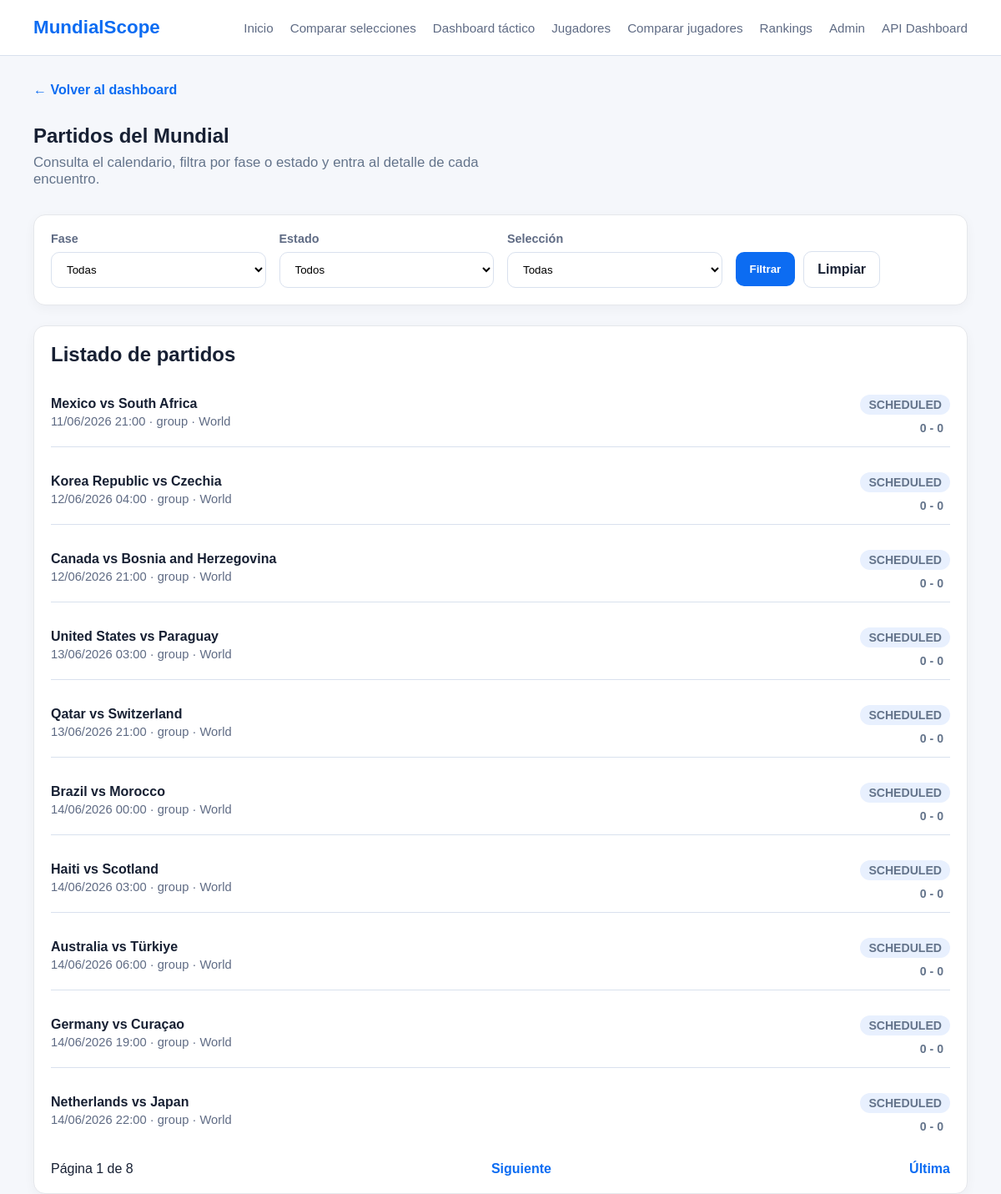
Page /matches/list/ on the committed database.
### matches/models.py (models this page shows, shortened)
class Match(models.Model):
    class Stage(models.TextChoices):
        GROUP = "group", "Group Stage"
        ROUND_OF_32 = "round_32", "Round of 32"
        ROUND_OF_16 = "round_16", "Round of 16"
        QUARTERFINAL = "quarterfinal", "Quarterfinal"
        SEMIFINAL = "semifinal", "Semifinal"
        THIRD_PLACE = "third_place", "Third Place"
        FINAL = "final", "Final"
    class Status(models.TextChoices):
        SCHEDULED = "scheduled", "Scheduled"
        LIVE = "live", "Live"
        FINISHED = "finished", "Finished"
        POSTPONED = "postponed", "Postponed"
        CANCELLED = "cancelled", "Cancelled"
    tournament = models.ForeignKey(
        "matches.Tournament",
        on_delete=models.CASCADE,
        related_name="matches",
    )
    home_team = models.ForeignKey(
        "teams.Team",
        on_delete=models.CASCADE,
        related_name="home_matches",
    )
    away_team = models.ForeignKey(
        "teams.Team",
        on_delete=models.CASCADE,
        related_name="away_matches",
    )
    stage = models.CharField(max_length=20, choices=Stage.choices)
    group = models.CharField(max_length=1, blank=True)
    match_date = models.DateTimeField()
    stadium = models.CharField(max_length=120, blank=True)
    city = models.CharField(max_length=100, blank=True)
    status = models.CharField(
        max_length=20,
        choices=Status.choices,
        default=Status.SCHEDULED,
    )
    home_score = models.PositiveIntegerField(default=0)
    away_score = models.PositiveIntegerField(default=0)
    external_id = models.CharField(max_length=100, blank=True, null=True, unique=True)
    class Meta:
        ordering = ["match_date"]

### teams/models.py (models this page shows, shortened)
class Team(models.Model):
    class Confederation(models.TextChoices):
        UEFA = "UEFA", "UEFA"
        CONMEBOL = "CONMEBOL", "CONMEBOL"
        CONCACAF = "CONCACAF", "CONCACAF"
        CAF = "CAF", "CAF"
        AFC = "AFC", "AFC"
        OFC = "OFC", "OFC"
    name = models.CharField(max_length=100, unique=True)
    fifa_code = models.CharField(max_length=3, unique=True)
    confederation = models.CharField(max_length=10, choices=Confederation.choices)
    coach = models.CharField(max_length=100, blank=True)
    fifa_ranking = models.PositiveIntegerField(null=True, blank=True)
    group = models.CharField(max_length=1, blank=True)
    primary_color = models.CharField(max_length=7, blank=True)
    secondary_color = models.CharField(max_length=7, blank=True)
    is_active = models.BooleanField(default=True)
    external_id = models.CharField(max_length=100, blank=True, null=True, unique=True)
    class Meta:
        ordering = ["name"]

### matches/views.py (the view)
# urls.py: path("list/", MatchListPageView.as_view(), name="match-page-list"),
class MatchListPageView(ListView):
    model = Match
    template_name = "matches/match_list.html"
    context_object_name = "matches"
    paginate_by = 10
    def get_queryset(self):
        queryset = Match.objects.select_related(
            "tournament",
            "home_team",
            "away_team",
        ).order_by("match_date")
        stage = self.request.GET.get("stage")
        status = self.request.GET.get("status")
        team = self.request.GET.get("team")
        if stage:
            queryset = queryset.filter(stage=stage)
        if status:
            queryset = queryset.filter(status=status)
        if team:
            queryset = queryset.filter(
                Q(home_team__id=team) | Q(away_team__id=team)
            )
        return queryset
    def get_context_data(self, **kwargs):
        context = super().get_context_data(**kwargs)
        context["selected_stage"] = self.request.GET.get("stage", "")
        context["selected_status"] = self.request.GET.get("status", "")
        context["selected_team"] = self.request.GET.get("team", "")
        context["teams"] = Team.objects.filter(is_active=True).order_by("name")
        context["stage_choices"] = Match.Stage.choices
        context["status_choices"] = Match.Status.choices
        return context

### templates/matches/match_list.html (shortened to what this page needs)
{% extends "base.html" %}
{% block content %}
<section class="page-header">
    <a class="back-link" href="/">← Volver al dashboard</a>
    <h1>Partidos del Mundial</h1>
    <p class="hero-text">
        Consulta el calendario, filtra por fase o estado y entra al detalle de cada encuentro.
    </p>
</section>
<section class="card filters-card">
    <form method="get" class="filters-form">
        <div class="filter-group">
            <label for="stage">Fase</label>
            <select name="stage" id="stage">
                <option value="">Todas</option>
            </select>
        </div>
        <div class="filter-group">
            <label for="status">Estado</label>
            <select name="status" id="status">
                <option value="">Todos</option>
            </select>
        </div>
        <div class="filter-group">
            <label for="team">Selección</label>
            <select name="team" id="team">
                <option value="">Todas</option>
            </select>
        </div>
        <div class="filter-actions">
            <button type="submit" class="btn-primary">Filtrar</button>
            <a href="{% url 'matches:match-page-list' %}" class="btn-secondary">Limpiar</a>
        </div>
    </form>
</section>
<section class="card">
    <h2>Listado de partidos</h2>
    {% if matches %}
        <ul class="match-list detailed">
            {% for match in matches %}
                <li>
                    <a class="match-row-link" href="{% url 'matches:match-page-detail' match.pk %}">
                        <div>
                            <strong>{{ match.home_team.name }} vs {{ match.away_team.name }}</strong><br>
                            <span>{{ match.match_date|date:"d/m/Y H:i" }} · {{ match.stage }} · {{ match.city }}</span>
                        </div>
                        <div class="match-meta">
                            <span class="status-badge">{{ match.status }}</span>
                            <span class="score-inline">{{ match.home_score }} - {{ match.away_score }}</span>
                        </div>
                    </a>
                </li>
            {% endfor %}
        </ul>
        <div class="pagination">
            <span>Página {{ page_obj.number }} de {{ page_obj.paginator.num_pages }}</span>
            {% if page_obj.has_next %}
                <a href="?page={{ page_obj.next_page_number }}">Siguiente</a>
                <a href="?page={{ page_obj.paginator.num_pages }}">Última</a>
            {% endif %}
        </div>
    {% else %}
        <p>No hay partidos para esos filtros.</p>
    {% endif %}
</section>
{% endblock %}

### static/css/styles.css (style rules this page uses)
:root { --bg: #f5f7fb; --surface: #ffffff; --text: #172033; --muted: #5f6b84; --border: #d9e1ee; --primary: #0c6cf2; --primary-dark: #0a56c2; --shadow: 0 10px 30px rgba(15, 23, 42, 0.08); --radius: 16px; --container: 1120px; }
* { box-sizing: border-box; }
body { margin: 0; font-family: Arial, sans-serif; background: var(--bg); color: var(--text); }
a { color: inherit; text-decoration: none; }
.hero-text { max-width: 720px; color: var(--muted); font-size: 1.05rem; }
.card { background: var(--surface); border: 1px solid var(--border); border-radius: var(--radius); padding: 24px; box-shadow: var(--shadow); }
.match-list, .team-list { list-style: none; padding: 0; margin: 0; }
.match-list li, .team-list li { padding: 14px 0; border-bottom: 1px solid var(--border); }
.match-list li:last-child, .team-list li:last-child { border-bottom: none; }
.match-list span, .team-list span { display: inline-block; margin-top: 4px; color: var(--muted); font-size: 0.92rem; }
.page-header { margin-bottom: 32px; }
.back-link { display: inline-block; margin-bottom: 12px; color: var(--primary); font-weight: 600; }
.filters-card { margin-bottom: 24px; }
.filters-form { display: grid; grid-template-columns: repeat(4, 1fr); gap: 16px; align-items: end; }
.filter-group { display: flex; flex-direction: column; gap: 8px; }
.filter-group label { font-size: 0.9rem; color: var(--muted); font-weight: 600; }
.filter-group select { padding: 12px 14px; border: 1px solid var(--border); border-radius: 10px; background: #fff; }
.filter-actions { display: flex; gap: 10px; align-items: center; }
.btn-primary, .btn-secondary { display: inline-block; padding: 12px 16px; border-radius: 10px; font-weight: 600; border: 1px solid transparent; }
.btn-primary { background: var(--primary); color: #fff; }
.btn-secondary { background: #fff; border-color: var(--border); color: var(--text); }
.match-row-link { display: flex; justify-content: space-between; gap: 16px; align-items: center; color: inherit; }
.match-meta { display: flex; flex-direction: column; align-items: flex-end; gap: 8px; }
.status-badge { display: inline-block; padding: 4px 10px; border-radius: 999px; background: #e8f0fe; color: var(--primary-dark); font-size: 0.8rem; font-weight: 700; text-transform: uppercase; }
.score-inline { font-weight: 700; }
.pagination { margin-top: 24px; display: flex; flex-wrap: wrap; gap: 12px; align-items: center; }
.pagination a { color: var(--primary); font-weight: 600; }
.match-list { display: flex; flex-direction: column; gap: 16px; }
.match-meta { min-width: 120px; text-align: right; display: flex; flex-direction: column; gap: 4px; color: #6b7280; }
.score-inline { display: inline-block; margin: 0 8px; font-weight: 700; }
.player-list, .match-list { display: flex; flex-direction: column; gap: 12px; }
.pagination { display: flex; justify-content: space-between; align-items: center; margin-top: 20px; }
.card { background: #ffffff; border: 1px solid #e5e7eb; border-radius: 14px; padding: 1.25rem; box-shadow: 0 4px 14px rgba(15, 23, 42, 0.04); }
.card h2, .card h3 { margin-top: 0; margin-bottom: 1rem; }
.match-list { display: flex; flex-direction: column; gap: 0.75rem; }
.match-meta { display: flex; flex-direction: column; align-items: flex-end; gap: 0.25rem; text-align: right; white-space: nowrap; }
.match-meta span { color: #64748b; font-size: 0.88rem; }
.page-header { margin-bottom: 2rem; }
.page-header h1 { margin-bottom: 0.5rem; }
.hero-text { margin: 0; color: #64748b; max-width: 60ch; }

### rows in the picture
Match: home_team.name "Mexico", away_team.name "South Africa", match_date "11/06/2026 21:00", stage "group", city "World", status "SCHEDULED", home_score "0", away_score "0"
Match: home_team.name "Korea Republic", away_team.name "Czechia", match_date "12/06/2026 04:00", stage "group", city "World", status "SCHEDULED", home_score "0", away_score "0"
Match: home_team.name "Canada", away_team.name "Bosnia and Herzegovina", match_date "12/06/2026 21:00", stage "group", city "World", status "SCHEDULED", home_score "0", away_score "0"
Match: home_team.name "United States", away_team.name "Paraguay", match_date "13/06/2026 03:00", stage "group", city "World", status "SCHEDULED", home_score "0", away_score "0"
Match: home_team.name "Qatar", away_team.name "Switzerland", match_date "13/06/2026 21:00", stage "group", city "World", status "SCHEDULED", home_score "0", away_score "0"
Match: home_team.name "Brazil", away_team.name "Morocco", match_date "14/06/2026 00:00", stage "group", city "World", status "SCHEDULED", home_score "0", away_score "0"
Match: home_team.name "Haiti", away_team.name "Scotland", match_date "14/06/2026 03:00", stage "group", city "World", status "SCHEDULED", home_score "0", away_score "0"
Match: home_team.name "Australia", away_team.name "Türkiye", match_date "14/06/2026 06:00", stage "group", city "World", status "SCHEDULED", home_score "0", away_score "0"
Match: home_team.name "Germany", away_team.name "Curaçao", match_date "14/06/2026 19:00", stage "group", city "World", status "SCHEDULED", home_score "0", away_score "0"
Match: home_team.name "Netherlands", away_team.name "Japan", match_date "14/06/2026 22:00", stage "group", city "World", status "SCHEDULED", home_score "0", away_score "0"

### other values in the picture
{{ page_obj.number }} "1"
{{ page_obj.paginator.num_pages }} "8"
